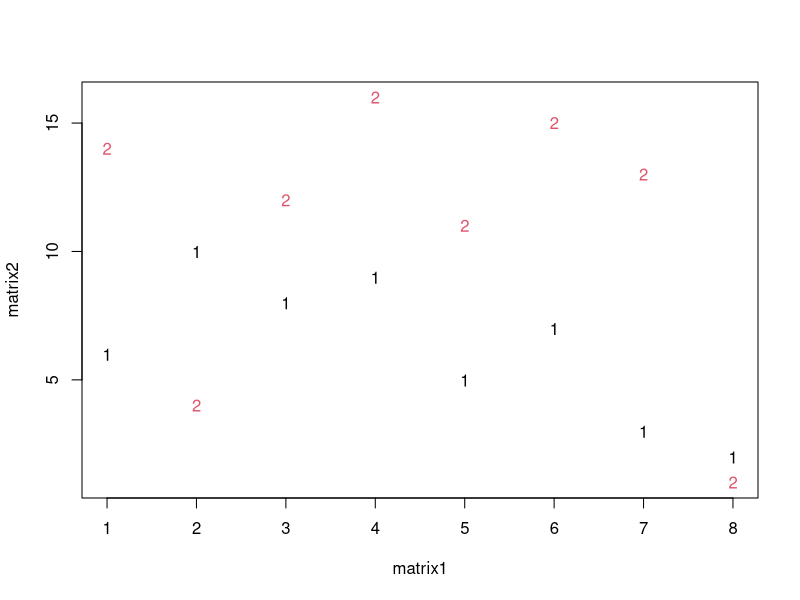
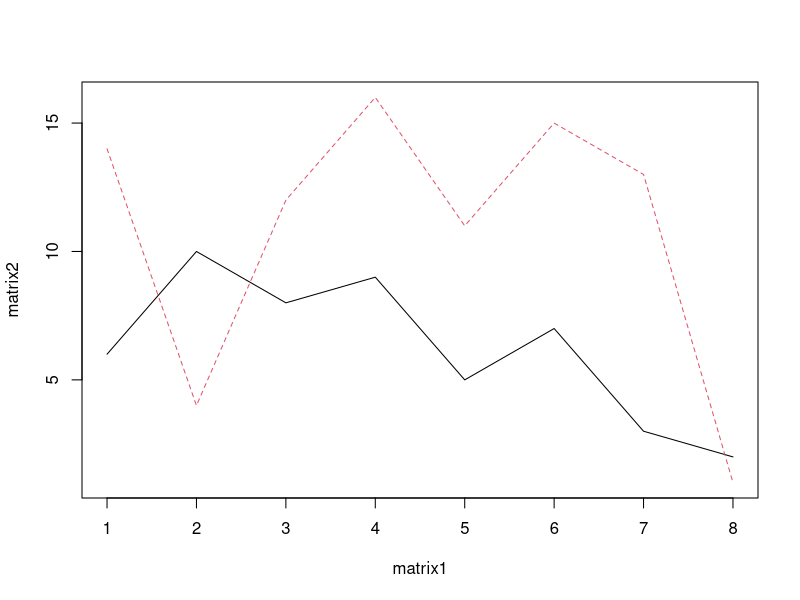
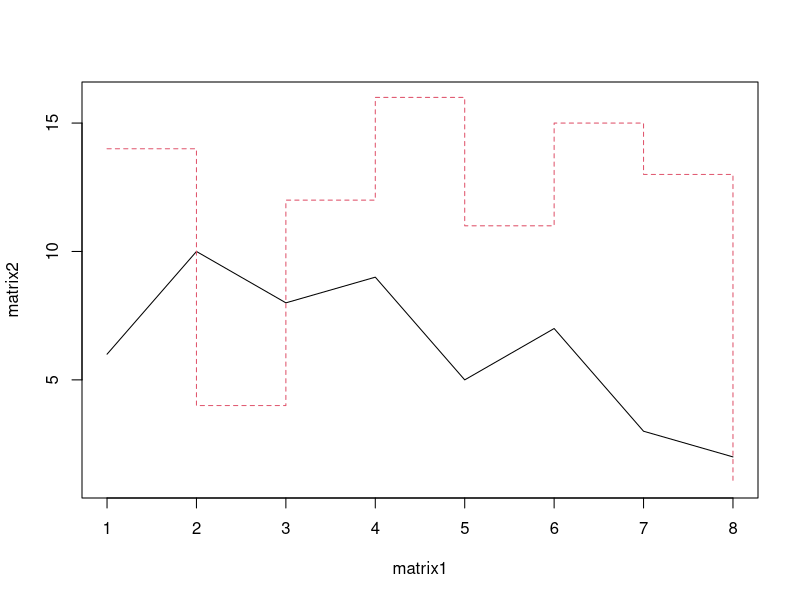
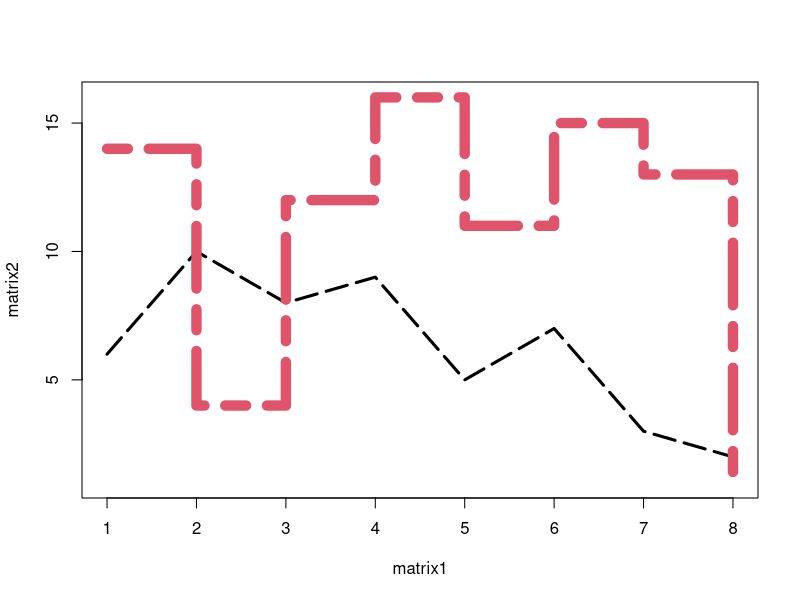
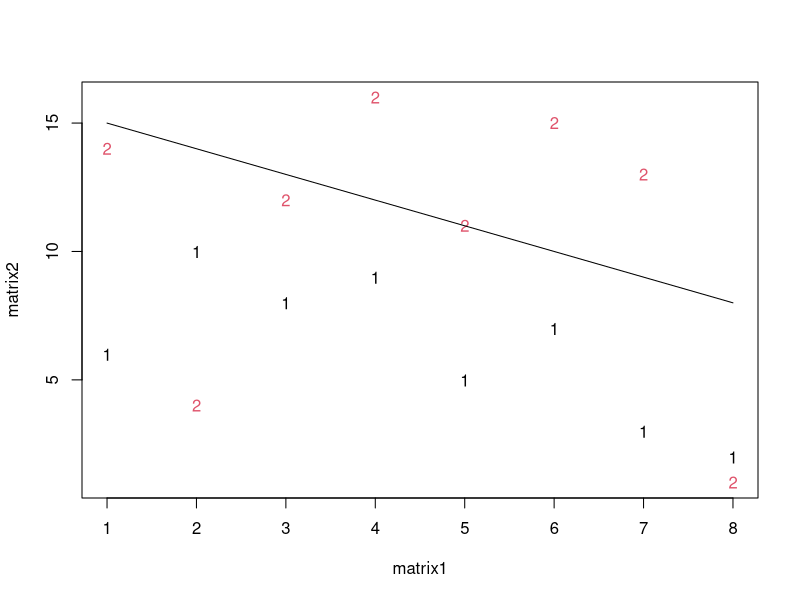

Recreate these plots in R, in order.
# Description: matplot - plot columns of matrices

# first create some sample matrix
matrix1 <- matrix(c(1:8,1:8), nrow = 8, ncol = 2 )
matrix2 <- matrix(sample(1:16, 16), nrow = 8, ncol = 2)

devAskNewPage(ask = FALSE) # turns off interactive

# then plot. Plots 1st column of 1st matrix against 1st column of 2nd matrix
matplot(matrix1, matrix2)
matplot(matrix1, matrix2, type = "l")
matplot(matrix1, matrix2, type = "ls") # other types: p, o, b, h, s
matplot(matrix1, matrix2, type = "ls", 
        lty = c(5,6), lwd = c(3,10), lend = c(.1,.3))

#adding a second line
matplot(matrix1, matrix2)
matlines(matrix(c(1:16), nrow = 8, ncol = 2),
         matrix(c(15:0), nrow = 8, ncol = 2))

